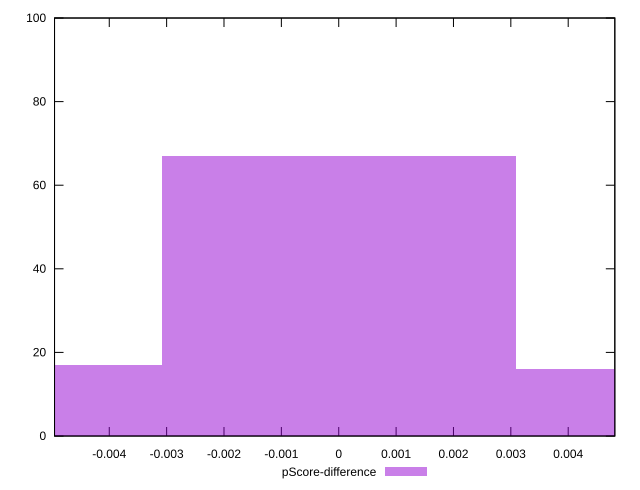

The gnuplot source for this figure:
reset

$pScoreDifference <<EOF
-0.0061775318211903865 17
0.0061775318211903865 16
0 67
EOF

set key outside below
set boxwidth 0.0061775318211903865
set xrange [-0.004954001432367128:0.00481266734810204]
set yrange [0:100]
set trange [0:100]
set style fill transparent solid 0.5 noborder
set terminal svg size 640, 490 enhanced background rgb 'white'
set output "report_00015_2021-02-09T16-11-33.973Z/first-contentful-paint/samples/pages+cached+noadtech+nomedia/pScore-difference/histogram.svg"

plot $pScoreDifference title "pScore-difference" with boxes

reset
